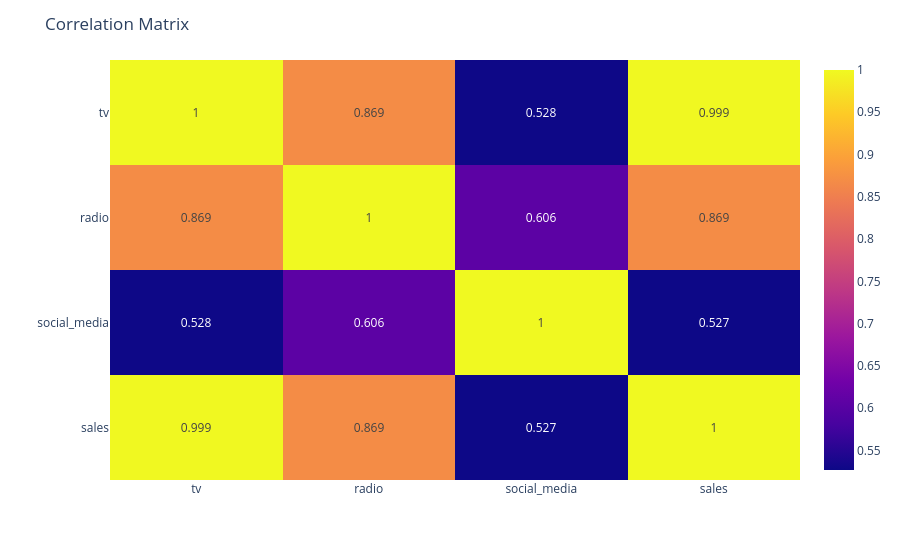

Here is the notebook cell this chart was saved with:
### Code cell
# Compute correlation
corr = ads[["tv", "radio", "social_media", "sales"]].corr().round(3)

# Plot
fig = px.imshow(
    corr,
    text_auto=True,
    aspect="auto",
)

# Improve layout
fig.update_layout(
    title="Correlation Matrix",
    xaxis_title="",
    yaxis_title="",
)

fig.show()

### Figure 1 — Plotly figure (JSON) as saved in the notebook; plotly's stock layout.template omitted (floating-point values rounded to 4 significant figures)
{"data": [{"coloraxis": "coloraxis", "hovertemplate": "x: %{x}<br>y: %{y}<br>color: %{z}<extra></extra>", "name": "0", "texttemplate": "%{z}", "type": "heatmap", "x": ["tv", "radio", "social_media", "sales"], "xaxis": "x", "y": ["tv", "radio", "social_media", "sales"], "yaxis": "y", "z": [[1.0, 0.869, 0.528, 0.999], [0.869, 1.0, 0.606, 0.869], [0.528, 0.606, 1.0, 0.527], [0.999, 0.869, 0.527, 1.0]]}], "layout": {"coloraxis": {"colorscale": [[0, "#0d0887"], [0.1111, "#46039f"], [0.2222, "#7201a8"], [0.3333, "#9c179e"], [0.4444, "#bd3786"], [0.5556, "#d8576b"], [0.6667, "#ed7953"], [0.7778, "#fb9f3a"], [0.8889, "#fdca26"], [1, "#f0f921"]]}, "margin": {"t": 60}, "title": {"text": "Correlation Matrix"}, "xaxis": {"anchor": "y", "domain": [0, 1], "title": {"text": ""}}, "yaxis": {"anchor": "x", "autorange": "reversed", "domain": [0, 1], "title": {"text": ""}}}}
